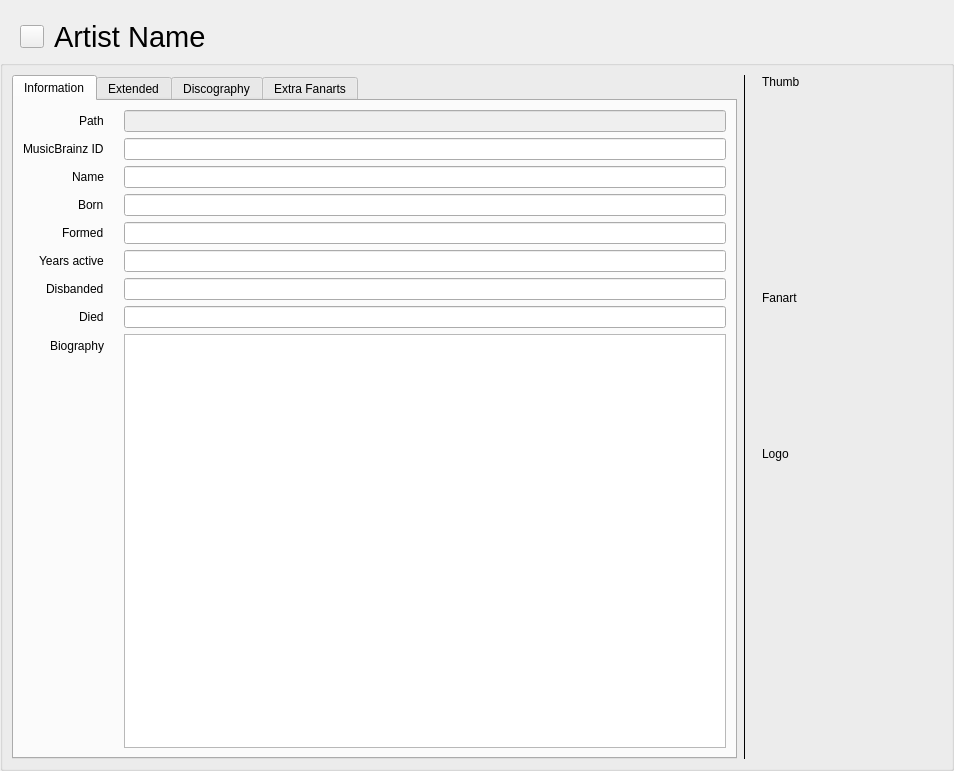
<?xml version="1.0" encoding="UTF-8"?>
<ui version="4.0">
 <class>MusicWidgetArtist</class>
 <widget class="QWidget" name="MusicWidgetArtist">
  <property name="geometry">
   <rect>
    <x>0</x>
    <y>0</y>
    <width>954</width>
    <height>771</height>
   </rect>
  </property>
  <property name="windowTitle">
   <string notr="true">Form</string>
  </property>
  <layout class="QVBoxLayout" name="verticalLayout" stretch="0,1">
   <property name="leftMargin">
    <number>0</number>
   </property>
   <property name="topMargin">
    <number>20</number>
   </property>
   <property name="rightMargin">
    <number>0</number>
   </property>
   <property name="bottomMargin">
    <number>0</number>
   </property>
   <item>
    <layout class="QHBoxLayout" name="horizontalLayout_10">
     <item>
      <spacer name="horizontalSpacer_4">
       <property name="orientation">
        <enum>Qt::Horizontal</enum>
       </property>
       <property name="sizeType">
        <enum>QSizePolicy::Fixed</enum>
       </property>
       <property name="sizeHint" stdset="0">
        <size>
         <width>20</width>
         <height>20</height>
        </size>
       </property>
      </spacer>
     </item>
     <item>
      <widget class="QToolButton" name="buttonRevert">
       <property name="cursor">
        <cursorShape>PointingHandCursor</cursorShape>
       </property>
       <property name="toolTip">
        <string>Artist has changed. Click to revert changes.</string>
       </property>
       <property name="text">
        <string/>
       </property>
       <property name="icon">
        <iconset resource="../../MediaElch.qrc">
         <normaloff>:/img/arrow_circle_left.png</normaloff>:/img/arrow_circle_left.png</iconset>
       </property>
       <property name="iconSize">
        <size>
         <width>16</width>
         <height>16</height>
        </size>
       </property>
      </widget>
     </item>
     <item>
      <widget class="QLabel" name="artistName">
       <property name="font">
        <font>
         <family>Helvetica Neue</family>
         <pointsize>22</pointsize>
        </font>
       </property>
       <property name="text">
        <string>Artist Name</string>
       </property>
       <property name="indent">
        <number>4</number>
       </property>
      </widget>
     </item>
     <item>
      <spacer name="horizontalSpacer_11">
       <property name="orientation">
        <enum>Qt::Horizontal</enum>
       </property>
       <property name="sizeHint" stdset="0">
        <size>
         <width>40</width>
         <height>20</height>
        </size>
       </property>
      </spacer>
     </item>
    </layout>
   </item>
   <item>
    <widget class="QGroupBox" name="groupBox_3">
     <property name="title">
      <string/>
     </property>
     <layout class="QHBoxLayout" name="horizontalLayout_2" stretch="1,0,0">
      <item>
       <widget class="QTabWidget" name="tabWidget">
        <property name="currentIndex">
         <number>0</number>
        </property>
        <widget class="QWidget" name="tab">
         <attribute name="title">
          <string>Information</string>
         </attribute>
         <layout class="QVBoxLayout" name="verticalLayout_6">
          <item>
           <layout class="QFormLayout" name="formLayout">
            <property name="fieldGrowthPolicy">
             <enum>QFormLayout::ExpandingFieldsGrow</enum>
            </property>
            <property name="rowWrapPolicy">
             <enum>QFormLayout::DontWrapRows</enum>
            </property>
            <property name="labelAlignment">
             <set>Qt::AlignRight|Qt::AlignTrailing|Qt::AlignVCenter</set>
            </property>
            <property name="horizontalSpacing">
             <number>20</number>
            </property>
            <item row="0" column="0">
             <widget class="QLabel" name="label">
              <property name="text">
               <string>Path</string>
              </property>
             </widget>
            </item>
            <item row="0" column="1">
             <widget class="QLineEdit" name="path">
              <property name="enabled">
               <bool>false</bool>
              </property>
             </widget>
            </item>
            <item row="2" column="1">
             <widget class="QLineEdit" name="name">
              <property name="item" stdset="0">
               <string notr="true">name</string>
              </property>
             </widget>
            </item>
            <item row="2" column="0">
             <widget class="QLabel" name="label_2">
              <property name="text">
               <string>Name</string>
              </property>
             </widget>
            </item>
            <item row="3" column="1">
             <widget class="QLineEdit" name="born">
              <property name="item" stdset="0">
               <string notr="true">born</string>
              </property>
             </widget>
            </item>
            <item row="4" column="1">
             <widget class="QLineEdit" name="formed">
              <property name="item" stdset="0">
               <string notr="true">formed</string>
              </property>
             </widget>
            </item>
            <item row="5" column="1">
             <widget class="QLineEdit" name="yearsActive">
              <property name="item" stdset="0">
               <string notr="true">yearsActive</string>
              </property>
             </widget>
            </item>
            <item row="3" column="0">
             <widget class="QLabel" name="label_3">
              <property name="text">
               <string>Born</string>
              </property>
             </widget>
            </item>
            <item row="4" column="0">
             <widget class="QLabel" name="label_21">
              <property name="text">
               <string>Formed</string>
              </property>
             </widget>
            </item>
            <item row="5" column="0">
             <widget class="QLabel" name="label_6">
              <property name="text">
               <string>Years active</string>
              </property>
             </widget>
            </item>
            <item row="6" column="0">
             <widget class="QLabel" name="label_22">
              <property name="text">
               <string>Disbanded</string>
              </property>
             </widget>
            </item>
            <item row="7" column="0">
             <widget class="QLabel" name="label_23">
              <property name="text">
               <string>Died</string>
              </property>
             </widget>
            </item>
            <item row="6" column="1">
             <widget class="QLineEdit" name="disbanded">
              <property name="item" stdset="0">
               <string notr="true">disbanded</string>
              </property>
             </widget>
            </item>
            <item row="7" column="1">
             <widget class="QLineEdit" name="died">
              <property name="item" stdset="0">
               <string notr="true">died</string>
              </property>
             </widget>
            </item>
            <item row="8" column="0">
             <widget class="QLabel" name="label_15">
              <property name="text">
               <string>Biography</string>
              </property>
             </widget>
            </item>
            <item row="8" column="1">
             <widget class="QTextEdit" name="biography"/>
            </item>
            <item row="1" column="0">
             <widget class="QLabel" name="label_4">
              <property name="text">
               <string>MusicBrainz ID</string>
              </property>
             </widget>
            </item>
            <item row="1" column="1">
             <widget class="QLineEdit" name="musicBrainzId">
              <property name="item" stdset="0">
               <string notr="true">mbid</string>
              </property>
             </widget>
            </item>
           </layout>
          </item>
         </layout>
        </widget>
        <widget class="QWidget" name="tab_2">
         <attribute name="title">
          <string>Extended</string>
         </attribute>
         <layout class="QVBoxLayout" name="verticalLayout_3" stretch="2,2,2,0">
          <item>
           <widget class="TagCloud" name="genreCloud" native="true">
            <property name="item" stdset="0">
             <string notr="true">genre</string>
            </property>
           </widget>
          </item>
          <item>
           <widget class="TagCloud" name="styleCloud" native="true">
            <property name="item" stdset="0">
             <string notr="true">style</string>
            </property>
           </widget>
          </item>
          <item>
           <widget class="TagCloud" name="moodCloud" native="true">
            <property name="item" stdset="0">
             <string notr="true">mood</string>
            </property>
           </widget>
          </item>
          <item>
           <spacer name="verticalSpacer_3">
            <property name="orientation">
             <enum>Qt::Vertical</enum>
            </property>
            <property name="sizeHint" stdset="0">
             <size>
              <width>20</width>
              <height>40</height>
             </size>
            </property>
           </spacer>
          </item>
         </layout>
        </widget>
        <widget class="QWidget" name="tab_4">
         <attribute name="title">
          <string>Discography</string>
         </attribute>
         <layout class="QHBoxLayout" name="horizontalLayout_3" stretch="1,0">
          <item>
           <widget class="QTableWidget" name="discography">
            <property name="editTriggers">
             <set>QAbstractItemView::DoubleClicked</set>
            </property>
            <property name="selectionBehavior">
             <enum>QAbstractItemView::SelectRows</enum>
            </property>
            <property name="showGrid">
             <bool>false</bool>
            </property>
            <attribute name="horizontalHeaderDefaultSectionSize">
             <number>200</number>
            </attribute>
            <attribute name="verticalHeaderVisible">
             <bool>false</bool>
            </attribute>
            <column>
             <property name="text">
              <string>Title</string>
             </property>
            </column>
            <column>
             <property name="text">
              <string>Year</string>
             </property>
            </column>
           </widget>
          </item>
          <item>
           <layout class="QVBoxLayout" name="verticalLayout_5">
            <item>
             <widget class="QPushButton" name="btnAddAlbum">
              <property name="text">
               <string>Add Album</string>
              </property>
              <property name="dropShadow" stdset="0">
               <bool>true</bool>
              </property>
             </widget>
            </item>
            <item>
             <widget class="QPushButton" name="btnRemoveAlbum">
              <property name="text">
               <string>Remove Album</string>
              </property>
              <property name="dropShadow" stdset="0">
               <bool>true</bool>
              </property>
             </widget>
            </item>
            <item>
             <spacer name="verticalSpacer_5">
              <property name="orientation">
               <enum>Qt::Vertical</enum>
              </property>
              <property name="sizeHint" stdset="0">
               <size>
                <width>20</width>
                <height>40</height>
               </size>
              </property>
             </spacer>
            </item>
           </layout>
          </item>
         </layout>
        </widget>
        <widget class="QWidget" name="tab_3">
         <attribute name="title">
          <string>Extra Fanarts</string>
         </attribute>
         <layout class="QVBoxLayout" name="verticalLayout_2" stretch="1,0">
          <property name="leftMargin">
           <number>12</number>
          </property>
          <property name="rightMargin">
           <number>12</number>
          </property>
          <item>
           <widget class="ImageGallery" name="fanarts" native="true"/>
          </item>
          <item>
           <layout class="QHBoxLayout" name="horizontalLayout_5" stretch="1,0,0">
            <item>
             <widget class="QLabel" name="label_16">
              <property name="font">
               <font>
                <family>Helvetica Neue</family>
               </font>
              </property>
              <property name="text">
               <string>Hint: Closed images will be deleted on save.</string>
              </property>
              <property name="wordWrap">
               <bool>true</bool>
              </property>
             </widget>
            </item>
            <item>
             <spacer name="horizontalSpacer_3">
              <property name="orientation">
               <enum>Qt::Horizontal</enum>
              </property>
              <property name="sizeHint" stdset="0">
               <size>
                <width>40</width>
                <height>20</height>
               </size>
              </property>
             </spacer>
            </item>
            <item>
             <widget class="QPushButton" name="btnAddExtraFanart">
              <property name="text">
               <string>Add Images</string>
              </property>
              <property name="dropShadow" stdset="0">
               <bool>true</bool>
              </property>
             </widget>
            </item>
           </layout>
          </item>
         </layout>
        </widget>
       </widget>
      </item>
      <item>
       <widget class="Line" name="line">
        <property name="frameShadow">
         <enum>QFrame::Plain</enum>
        </property>
        <property name="lineWidth">
         <number>1</number>
        </property>
        <property name="midLineWidth">
         <number>0</number>
        </property>
        <property name="orientation">
         <enum>Qt::Vertical</enum>
        </property>
       </widget>
      </item>
      <item>
       <widget class="QWidget" name="artWidget" native="true">
        <layout class="QHBoxLayout" name="horizontalLayout">
         <property name="leftMargin">
          <number>0</number>
         </property>
         <property name="topMargin">
          <number>0</number>
         </property>
         <property name="rightMargin">
          <number>0</number>
         </property>
         <property name="bottomMargin">
          <number>0</number>
         </property>
         <item>
          <layout class="QVBoxLayout" name="verticalLayout_4" stretch="0,0,0,0,0,0,0,0,0">
           <property name="leftMargin">
            <number>10</number>
           </property>
           <property name="topMargin">
            <number>0</number>
           </property>
           <item>
            <widget class="QLabel" name="labelThumb">
             <property name="text">
              <string>Thumb</string>
             </property>
            </widget>
           </item>
           <item>
            <widget class="ClosableImage" name="thumb">
             <property name="minimumSize">
              <size>
               <width>180</width>
               <height>180</height>
              </size>
             </property>
             <property name="maximumSize">
              <size>
               <width>180</width>
               <height>180</height>
              </size>
             </property>
             <property name="cursor">
              <cursorShape>PointingHandCursor</cursorShape>
             </property>
             <property name="toolTip">
              <string>Click to Change</string>
             </property>
             <property name="text">
              <string/>
             </property>
             <property name="pixmap">
              <pixmap resource="../../MediaElch.qrc">:/img/placeholders/thumb.png</pixmap>
             </property>
             <property name="alignment">
              <set>Qt::AlignCenter</set>
             </property>
             <property name="clickable" stdset="0">
              <bool>true</bool>
             </property>
             <property name="myFixedHeight" stdset="0">
              <number>180</number>
             </property>
             <property name="title" stdset="0">
              <string>Thumb</string>
             </property>
             <property name="dropShadow" stdset="0">
              <bool>true</bool>
             </property>
            </widget>
           </item>
           <item>
            <spacer name="verticalSpacer_2">
             <property name="orientation">
              <enum>Qt::Vertical</enum>
             </property>
             <property name="sizeType">
              <enum>QSizePolicy::Fixed</enum>
             </property>
             <property name="sizeHint" stdset="0">
              <size>
               <width>20</width>
               <height>10</height>
              </size>
             </property>
            </spacer>
           </item>
           <item>
            <widget class="QLabel" name="labelFanart">
             <property name="text">
              <string>Fanart</string>
             </property>
            </widget>
           </item>
           <item>
            <widget class="ClosableImage" name="fanart">
             <property name="minimumSize">
              <size>
               <width>180</width>
               <height>120</height>
              </size>
             </property>
             <property name="maximumSize">
              <size>
               <width>180</width>
               <height>120</height>
              </size>
             </property>
             <property name="cursor">
              <cursorShape>PointingHandCursor</cursorShape>
             </property>
             <property name="toolTip">
              <string>Click to Change</string>
             </property>
             <property name="text">
              <string/>
             </property>
             <property name="pixmap">
              <pixmap resource="../../MediaElch.qrc">:/img/placeholders/fanart.png</pixmap>
             </property>
             <property name="alignment">
              <set>Qt::AlignCenter</set>
             </property>
             <property name="clickable" stdset="0">
              <bool>true</bool>
             </property>
             <property name="myFixedHeight" stdset="0">
              <number>120</number>
             </property>
             <property name="title" stdset="0">
              <string>Fanart</string>
             </property>
             <property name="dropShadow" stdset="0">
              <bool>true</bool>
             </property>
            </widget>
           </item>
           <item>
            <spacer name="verticalSpacer_4">
             <property name="orientation">
              <enum>Qt::Vertical</enum>
             </property>
             <property name="sizeType">
              <enum>QSizePolicy::Fixed</enum>
             </property>
             <property name="sizeHint" stdset="0">
              <size>
               <width>20</width>
               <height>10</height>
              </size>
             </property>
            </spacer>
           </item>
           <item>
            <widget class="QLabel" name="labelLogo">
             <property name="text">
              <string>Logo</string>
             </property>
            </widget>
           </item>
           <item>
            <widget class="ClosableImage" name="logo">
             <property name="minimumSize">
              <size>
               <width>180</width>
               <height>102</height>
              </size>
             </property>
             <property name="maximumSize">
              <size>
               <width>180</width>
               <height>102</height>
              </size>
             </property>
             <property name="cursor">
              <cursorShape>PointingHandCursor</cursorShape>
             </property>
             <property name="toolTip">
              <string>Click to Change</string>
             </property>
             <property name="text">
              <string/>
             </property>
             <property name="pixmap">
              <pixmap resource="../../MediaElch.qrc">:/img/placeholders/logo.png</pixmap>
             </property>
             <property name="alignment">
              <set>Qt::AlignCenter</set>
             </property>
             <property name="clickable" stdset="0">
              <bool>true</bool>
             </property>
             <property name="myFixedHeight" stdset="0">
              <number>102</number>
             </property>
             <property name="title" stdset="0">
              <string>Thumb</string>
             </property>
             <property name="dropShadow" stdset="0">
              <bool>true</bool>
             </property>
            </widget>
           </item>
           <item>
            <spacer name="verticalSpacer">
             <property name="orientation">
              <enum>Qt::Vertical</enum>
             </property>
             <property name="sizeHint" stdset="0">
              <size>
               <width>20</width>
               <height>40</height>
              </size>
             </property>
            </spacer>
           </item>
          </layout>
         </item>
        </layout>
       </widget>
      </item>
     </layout>
    </widget>
   </item>
  </layout>
 </widget>
 <customwidgets>
  <customwidget>
   <class>TagCloud</class>
   <extends>QWidget</extends>
   <header>smallWidgets/TagCloud.h</header>
   <container>1</container>
  </customwidget>
  <customwidget>
   <class>ImageGallery</class>
   <extends>QWidget</extends>
   <header>smallWidgets/ImageGallery.h</header>
   <container>1</container>
  </customwidget>
  <customwidget>
   <class>ClosableImage</class>
   <extends>QLabel</extends>
   <header>smallWidgets/ClosableImage.h</header>
  </customwidget>
 </customwidgets>
 <resources>
  <include location="../../MediaElch.qrc"/>
 </resources>
 <connections/>
</ui>
